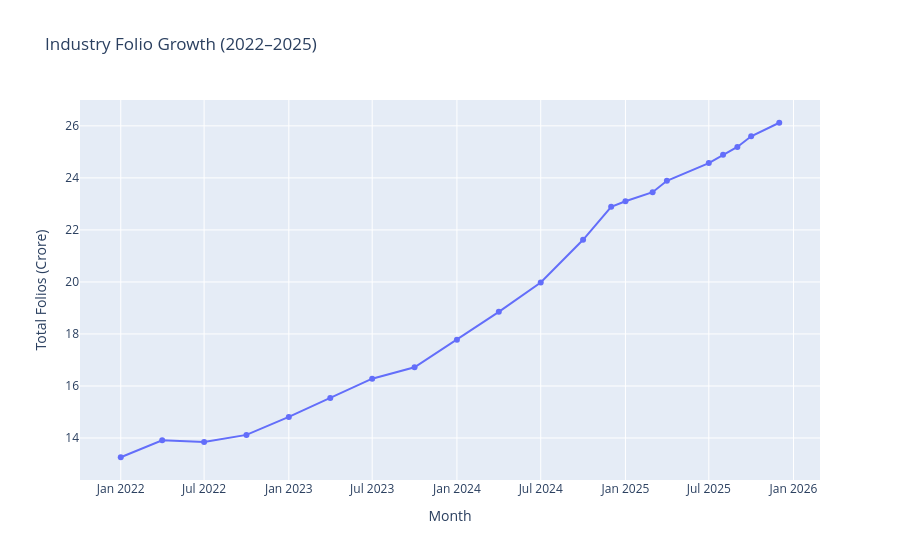

Notebook code for this chart:
### Markdown cell above
# Insights:

• Approximately 66% of investments originated from T30 cities.

• B30 cities contributed nearly one-third of total investments.

• While metropolitan cities dominate mutual fund participation, B30 markets represent a substantial growth opportunity.

• The results indicate increasing penetration of mutual funds beyond major urban centres.

### Code cell
#Folio Growth
folio["month"] = pd.to_datetime(folio["month"])

fig = px.line(
    folio,
    x="month",
    y="total_folios_crore",
    markers=True,
    title="Industry Folio Growth (2022–2025)"
)

fig.update_layout(
    xaxis_title="Month",
    yaxis_title="Total Folios (Crore)"
)


fig.show()

### Figure 1 — Plotly figure (JSON) as saved in the notebook; plotly's stock layout.template omitted (floating-point values rounded to 4 significant figures)
{"data": [{"hovertemplate": "month=%{x}<br>total_folios_crore=%{y}<extra></extra>", "legendgroup": "", "line": {"color": "#636efa", "dash": "solid"}, "marker": {"symbol": "circle"}, "mode": "lines+markers", "name": "", "orientation": "v", "showlegend": false, "type": "scatter", "x": ["2022-01-01T00:00:00.000000", "2022-04-01T00:00:00.000000", "2022-07-01T00:00:00.000000", "2022-10-01T00:00:00.000000", "2023-01-01T00:00:00.000000", "2023-04-01T00:00:00.000000", "2023-07-01T00:00:00.000000", "2023-10-01T00:00:00.000000", "2024-01-01T00:00:00.000000", "2024-04-01T00:00:00.000000", "2024-07-01T00:00:00.000000", "2024-10-01T00:00:00.000000", "2024-12-01T00:00:00.000000", "2025-01-01T00:00:00.000000", "2025-03-01T00:00:00.000000", "2025-04-01T00:00:00.000000", "2025-07-01T00:00:00.000000", "2025-08-01T00:00:00.000000", "2025-09-01T00:00:00.000000", "2025-10-01T00:00:00.000000", "2025-12-01T00:00:00.000000"], "xaxis": "x", "y": [13.26, 13.91, 13.85, 14.12, 14.81, 15.54, 16.28, 16.72, 17.78, 18.85, 19.98, 21.62, 22.89, 23.1, 23.45, 23.89, 24.57, 24.89, 25.19, 25.6, 26.12], "yaxis": "y"}], "layout": {"legend": {"tracegroupgap": 0}, "title": {"text": "Industry Folio Growth (2022–2025)"}, "xaxis": {"anchor": "y", "domain": [0, 1], "title": {"text": "Month"}}, "yaxis": {"anchor": "x", "domain": [0, 1], "title": {"text": "Total Folios (Crore)"}}}}
